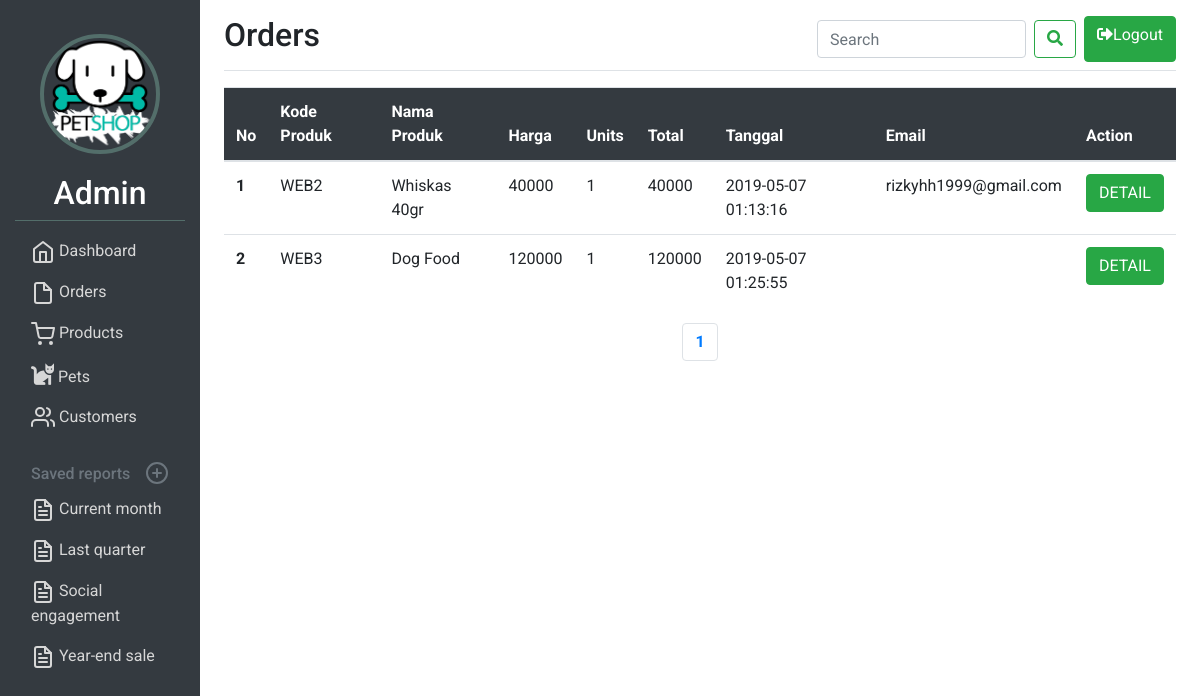
The app's page /user/orders.php (signed in) with its own data.
### tables this page shows
CREATE TABLE `orders` (
  `id` int(11) NOT NULL,
  `product_code` varchar(50) NOT NULL,
  `product_name` varchar(50) NOT NULL,
  `price` int(12) NOT NULL,
  `units` int(5) NOT NULL,
  `total` int(12) NOT NULL,
  `date` timestamp NOT NULL DEFAULT CURRENT_TIMESTAMP ON UPDATE CURRENT_TIMESTAMP,
  `email` varchar(50) NOT NULL
);

### function.php (called while the page is built, shortened)
<?php
$conn = mysqli_connect("localhost","root","","petshop");
function query($query){
    global $conn;
    $result = mysqli_query($conn, $query);
    $rows = [];
    while ( $row = mysqli_fetch_assoc($result) ){
        $rows[] = $row;
    }
    return $rows;
}
?>

### user/orders.php (the view, shortened to what this page needs)
<?php
require '../function.php';
$jumlahDataPerHalaman = 6;
$jumlahData = count(query("SELECT * FROM orders"));
$jumlahHalaman = ceil($jumlahData/$jumlahDataPerHalaman);
$halamanAktif = ( isset($_GET["halaman"]) ) ? $_GET["halaman"] : 1;
$awalData = ($jumlahDataPerHalaman * $halamanAktif) - $jumlahDataPerHalaman;
$orders = query("SELECT * FROM orders LIMIT $awalData, $jumlahDataPerHalaman");
?>
<!DOCTYPE html>
<html lang="en" dir="ltr">
  <head>
    <link rel="stylesheet" href="https://use.fontawesome.com/releases/v5.8.1/css/all.css">
    <link rel="stylesheet" href="https://stackpath.bootstrapcdn.com/bootstrap/4.3.1/css/bootstrap.min.css">
    <link rel="stylesheet" href="user.css">
  </head>
  <body data-gr-c-s-loaded="true" cz-shortcut-listen="true">
  <div class="container-fluid">
    <div class="row">
      <nav class="col-md-2 d-none d-md-block bg-dark sidebar">
        <div class="sidebar-sticky">
          <div class="admin-profile">
            <div class="admin-image">
              <img src="img/logo.png" alt="">
            </div>
            <div class="admin-name">
              <h2>Admin</h2>
            </div>
          </div>
          <ul class="nav flex-column">
            <li class="nav-item">
              <a class="nav-link active" href="index.php">
                Dashboard <span class="sr-only">(current)</span>
              </a>
            </li>
            <li class="nav-item">
              <a class="nav-link" href="orders.php">
                Orders
              </a>
            </li>
            <li class="nav-item">
              <a class="nav-link" href="products.php">
                Products
              </a>
            </li>
            <li class="nav-item">
              <a class="nav-link" href="pets.php">
                <i class='fas fa-cat' style='font-size:23px'></i>
                Pets
              </a>
            </li>
            <li class="nav-item">
              <a class="nav-link" href="customers.php">
                Customers
              </a>
            </li>
          </ul>
          <h6 class="sidebar-heading d-flex justify-content-between align-items-center px-3 mt-4 mb-1 text-muted">
            <span>Saved reports</span>
            <a class="d-flex align-items-center text-muted" href="#">
            </a>
          </h6>
          <ul class="nav flex-column mb-2">
            <li class="nav-item">
              <a class="nav-link" href="#">
                Current month
              </a>
            </li>
            <li class="nav-item">
              <a class="nav-link" href="#">
                Last quarter
              </a>
            </li>
            <li class="nav-item">
              <a class="nav-link" href="#">
                Social engagement
              </a>
            </li>
            <li class="nav-item">
              <a class="nav-link" href="#">
                Year-end sale
              </a>
            </li>
          </ul>
        </div>
      </nav>
      <main role="main" class="col-md-9 ml-sm-auto col-lg-10 px-4">
        <div class="d-flex justify-content-between flex-wrap flex-md-nowrap align-items-center pt-3 pb-2 mb-3 border-bottom">
          <h1 class="h2">Orders</h1>
          <div class="btn-toolbar mb-2 mb-md-0">
            <div class="btn-group mr-2">
                <form class="form-inline my-2 my-lg-1" action="" method="post">
                <input class="form-control mr-sm-2" type="search" name="keyword" id="keyword" placeholder="Search" aria-label="Search">
                <button class="btn btn-outline-success my-2 my-sm-0" type="submit" name="search" id="search"><i class="fas fa-search"></i></button>
            </form>
            </div>
            <a href="../logout.php" class="btn btn-success">
              <i class="fas fa-sign-out-alt"></i>Logout
            </a>
          </div>
        </div>
        <table class="table table-hover">
        <thead class="bg-dark">
            <tr>
                <th scope="col">No</th>
                <th scope="col">Kode Produk</th>
                <th scope="col">Nama Produk</th>
                <th scope="col">Harga</th>
                <th scope="col">Units</th>
                <th scope="col">Total</th>
                <th scope="col">Tanggal</th>
                <th scope="col">Email</th>
                <th scope="col">Action</th>
            </tr>
        </thead>
        <tbody>
            <?php $i=1; ?>
            <?php foreach($orders as $order): ?>
            <tr>
            <th scope="row"><?= $i; ?></th>
            <td><?= $order["product_code"]; ?></td>
            <td><?= $order["product_name"]; ?></td>
            <td><?= $order["price"]; ?></td>
            <td><?= $order["units"]; ?></td>
            <td><?= $order["total"]; ?></td>
            <td><?= $order["date"]; ?></td>
            <td><?= $order["email"]; ?></td>
            <td><a href="detailorders.php?order_id=<?= $order["order_id"]; ?>"><button class="btn btn-success">DETAIL</button></a></td>
            </tr>
            <?php $i+=1; ?>
            <?php endforeach; ?>
        </tbody>
        </table>
    <nav aria-label="Page navigation example">
      <ul class="pagination justify-content-center">
          <?php for( $i = 1; $i <= $jumlahHalaman; $i++) : ?>
            <?php if($i == $halamanAktif): ?>
              <li class="page-item font-weight-bold"><a class="page-link" href="?halaman=<?= $i; ?>"><?= $i; ?></a></li>
            <?php else: ?>
              <li class="page-item"><a class="page-link" href="?halaman=<?= $i; ?>"><?= $i; ?></a></li>
            <?php endif; ?>
          <?php endfor; ?>
      </ul>
    </nav>
      </main>
    </div>
  </div>
  </body>
</html>

### user/user.css (style rules this page uses)
* { margin: 0; padding: 0; font-family: 'Roboto', sans-serif; }
.sidebar { position: fixed; height: 100%; color: rgb(215, 215, 215); }
.admin-profile { width: 100%; margin-top: 20%; margin-bottom: 10px; border-bottom: 1px solid rgb(83, 110, 106); }
.admin-image img { display: block; margin: auto; height: 120px; width: 120px; border: 4px solid rgb(83, 110, 106); border-radius: 100%; }
.admin-name { margin-top: 20px; text-align: center; }
.nav li a { color: rgb(215, 215, 215); }
.bg-dark { color: white; }
.form-control { outline-color: green; }

### records on screen
orders: product_code "WEB2", product_name "Whiskas 40gr", price "40000", units "1", total "40000", date "2019-05-07 01:13:16", email "rizkyhh1999@gmail.com"
orders: product_code "WEB3", product_name "Dog Food", price "120000", units "1", total "120000", date "2019-05-07 01:25:55"
